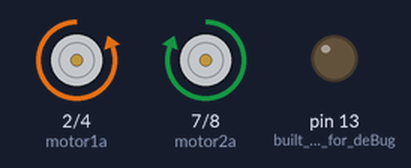
Recording of a sketch running on a simulated Arduino Uno, built with avr-gcc and run on an emulated ATmega328P. Shown: motor-driver pin pairs drawn as motors (green arrow = first pin HIGH = forward, orange = second pin HIGH = backward, longer = more drive), output pins drawn as LEDs (lit = HIGH).

Above: at 0.5 s.
At 4.5 s:
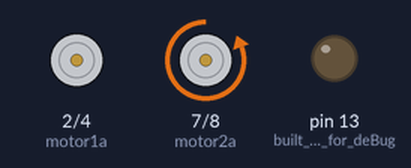
At 8.5 s:
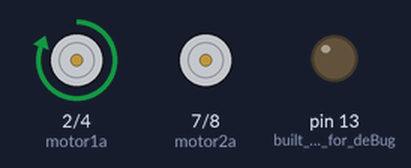
At 18.5 s:
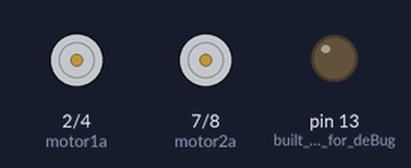
Timing chart, 0 to 19.5 s (numbered marks = the images above):
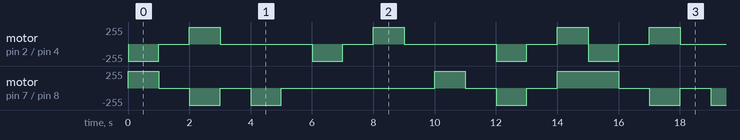

The sketch:

HBridge_L293_Functions.ino
```cpp
//left motor H bridge control pins
int motor1a = 2;
int motor1b = 4;
//right motor H bridge control pins
int motor2a = 7;
int motor2b = 8;

int dir = 0; // variable for motor control direction

void setup() {
  // put your setup code here, to run once:
  Serial.begin(9600);
  pinMode(motor1a,OUTPUT);  //controls H Bridge input 1a
  pinMode(motor1b,OUTPUT);  //controls H Bridge input 1b
  pinMode(motor2a,OUTPUT);  //controls H Bridge input 2a
  pinMode(motor2b,OUTPUT);  //controls H Bridge input 2b
  pinMode(13,OUTPUT);  // built in LED - for deBug
}

/*
When Pin2=1 & pin4 = logic 0, then it rotates in clockwise direction.
Pin2=logic 0 & Pin4=logic 1, then it rotates in anti clock direction
Pin2=logic 0 & Pin4=logic 0, then it is idle (high impedance state)
Pin2=logic 1 & Pin4=logic 1, then it is idle
*/

void loop() {
  // put your main code here, to run repeatedly:
forward();
delay(1000);
stopp();
delay(1000);
reverse();
delay(1000);
stopp();
delay(1000);
leftRev();
delay(1000);
stopp();
delay(1000);
leftTurn();
delay(1000);
stopp();
delay(1000);
rightRev();
delay(1000);
stopp();
delay(1000);
rightTurn();
delay(1000);
stopp();
delay(1000);
spinLeft();
delay(1000);
stopp();
delay(1000);
spinRight();
delay(1000);
stopp();
}

void forward() {
//forward
  digitalWrite(motor1a, LOW);
  digitalWrite(motor1b, HIGH);
  digitalWrite(motor2a, HIGH);
  digitalWrite(motor2b, LOW);
}

void reverse() {
//reverse
  digitalWrite(motor1a, HIGH);
  digitalWrite(motor1b, LOW);
  digitalWrite(motor2a, LOW);
  digitalWrite(motor2b, HIGH);
}

void idleHigh() {
// idle high
  digitalWrite(motor1a, LOW);
  digitalWrite(motor1b, LOW);
  digitalWrite(motor2a, LOW);
  digitalWrite(motor2b, LOW);
}

void idleLow() {
// idle low
  digitalWrite(motor1a, LOW);
  digitalWrite(motor1b, LOW);
  digitalWrite(motor2a, LOW);
  digitalWrite(motor2b, LOW);
}

void stopp() {
  idleLow();
}

void leftRev() {
//turn left - left motor reverse
  digitalWrite(motor2a, LOW);
  digitalWrite(motor2b, HIGH);
}

void rightRev() {
//turn right - right motor reverse
  digitalWrite(motor1a, HIGH);
  digitalWrite(motor1b, LOW);
}

void leftTurn() {
//turn left - right motor forward
  digitalWrite(motor1a, LOW);
  digitalWrite(motor1b, HIGH);
}

void rightTurn() {
//turn right - left motor on
  digitalWrite(motor2a, HIGH);
  digitalWrite(motor2b, LOW);
}

void spinRight() {
  rightRev();
  rightTurn();
}

void spinLeft() {
  leftRev();
  leftTurn();
}
```

Measured:
- by itself, motor on pin 7 (motor2a) / pin 8 (motor2b): repeats every 15.0 s: 2 × (stopped 1.0 s, backward 255/255 1.0 s), stopped 5.0 s, forward 255/255 1.0 s, stopped 1.0 s, backward 255/255 1.0 s, stopped 1.0 s, forward 255/255 2.0 s
- by itself, motor on pin 2 (motor1a) / pin 4 (motor1b): repeats every 15.0 s: stopped 1.0 s, forward 255/255 1.0 s, stopped 3.0 s, backward 255/255 1.0 s, stopped 1.0 s, forward 255/255 1.0 s, stopped 3.0 s, backward 255/255 1.0 s, stopped 1.0 s, forward 255/255 1.0 s, backward 255/255 1.0 s
